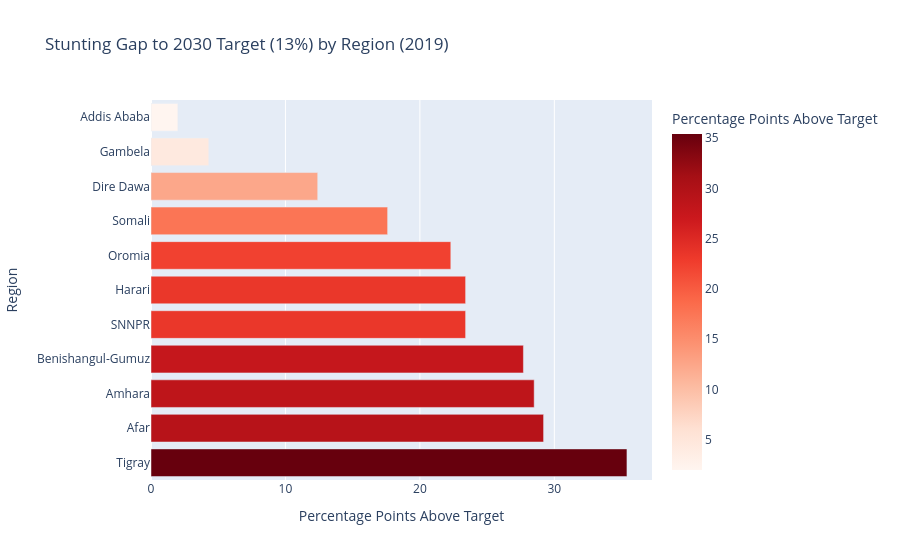

Source (notebook cell):
### Code cell
import requests
import pandas as pd
import plotly.express as px

# 1. Fetch Subnational (Regional) data for Ethiopia
# Corrected API endpoint for data
url = "http://api.dhsprogram.com/rest/dhs/data"
params = {
    "countryIds": "ET",
    "indicatorIds": "CN_NUTS_C_HA2",
    "breakdown": "subnational", # Crucial for regional data
    "f": "json"
}

response = requests.get(url, params=params)
data = response.json()["Data"]

# 2. Process data
df_reg = pd.DataFrame(data)
df_reg["Value"] = pd.to_numeric(df_reg["Value"], errors='coerce')
df_reg["SurveyYear"] = pd.to_numeric(df_reg["SurveyYear"])

# 3. Filter for the latest survey (2016 or 2019)
latest_year = df_reg["SurveyYear"].max()
df_latest = df_reg[df_reg["SurveyYear"] == latest_year].copy()

# 4. Calculate the "Gap to 2030 Target" (13.0%)
target_2030 = 13.0
df_latest["Gap_to_Target"] = df_latest["Value"] - target_2030

# 5. Visualize the regional disparities
fig = px.bar(df_latest.sort_values("Gap_to_Target", ascending=False), 
             x="Gap_to_Target", y="CharacteristicLabel", orientation='h',
             title=f"Stunting Gap to 2030 Target (13%) by Region ({latest_year})",
             labels={"Gap_to_Target": "Percentage Points Above Target", 
                     "CharacteristicLabel": "Region"},
             color="Gap_to_Target", color_continuous_scale="Reds")
fig.show()

### Figure 1 — Plotly figure (JSON) as saved in the notebook; plotly's stock layout.template omitted (floating-point values rounded to 4 significant figures)
{"data": [{"hovertemplate": "Percentage Points Above Target=%{marker.color}<br>Region=%{y}<extra></extra>", "legendgroup": "", "marker": {"color": [35.4, 29.2, 28.5, 27.7, 23.4, 23.4, 22.3, 17.6, 12.4, 4.3, 2.0], "coloraxis": "coloraxis", "pattern": {"shape": ""}}, "name": "", "orientation": "h", "showlegend": false, "textposition": "auto", "type": "bar", "x": [35.4, 29.2, 28.5, 27.7, 23.4, 23.4, 22.3, 17.6, 12.4, 4.3, 2.0], "xaxis": "x", "y": ["Tigray", "Afar", "Amhara", "Benishangul-Gumuz", "SNNPR", "Harari", "Oromia", "Somali", "Dire Dawa", "Gambela", "Addis Ababa"], "yaxis": "y"}], "layout": {"barmode": "relative", "coloraxis": {"colorbar": {"title": {"text": "Percentage Points Above Target"}}, "colorscale": [[0, "rgb(255,245,240)"], [0.125, "rgb(254,224,210)"], [0.25, "rgb(252,187,161)"], [0.375, "rgb(252,146,114)"], [0.5, "rgb(251,106,74)"], [0.625, "rgb(239,59,44)"], [0.75, "rgb(203,24,29)"], [0.875, "rgb(165,15,21)"], [1, "rgb(103,0,13)"]]}, "legend": {"tracegroupgap": 0}, "title": {"text": "Stunting Gap to 2030 Target (13%) by Region (2019)"}, "xaxis": {"anchor": "y", "domain": [0, 1], "title": {"text": "Percentage Points Above Target"}}, "yaxis": {"anchor": "x", "domain": [0, 1], "title": {"text": "Region"}}}}
